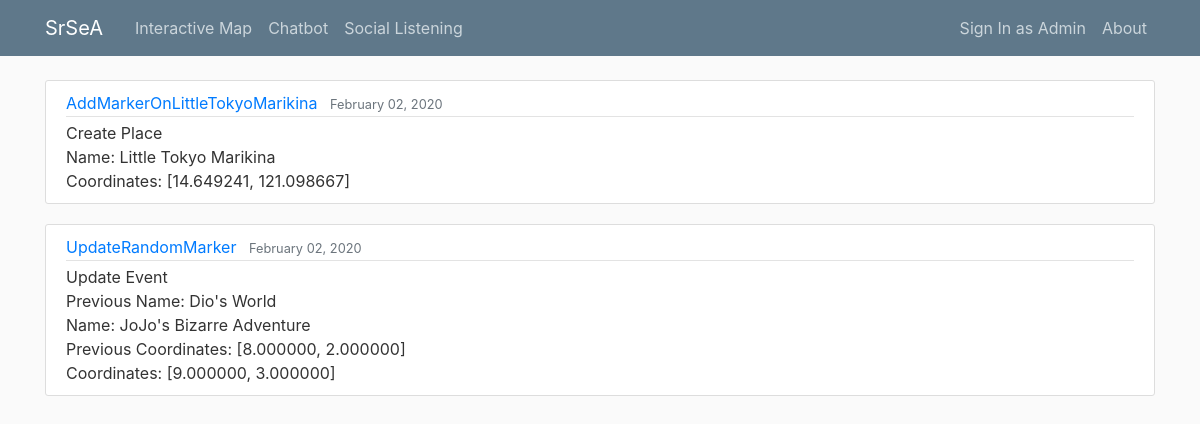
The page /imap/ on the database its author committed.
### interactive_map/models.py (models this page shows, shortened)
class Suggestion(models.Model):
	class EventPlace(models.IntegerChoices):
		EVENT = 1
		PLACE = 2
	class Action(models.IntegerChoices):
		CREATE = 1
		UPDATE = 2
		DELETE = 3
	desc = models.CharField(max_length=100, unique=True)
	stype = models.IntegerField(choices=EventPlace.choices)
	prev_name = models.CharField(max_length=100, default=None, blank=True)
	name = models.CharField(max_length=100)
	prev_longitude = models.DecimalField(default=0, decimal_places=6, max_digits=9)
	prev_latitude = models.DecimalField(default=0, decimal_places=6, max_digits=8)
	longitude = models.DecimalField(default=0, decimal_places=6, max_digits=9)
	latitude = models.DecimalField(default=0, decimal_places=6, max_digits=8)
	cud = models.IntegerField(choices=Action.choices)
	date_posted = models.DateTimeField(default=timezone.now)

### interactive_map/views.py (the view)
# urls.py: path('imap/', interactive_map_views.index, name='imap-index'),
def index(request):
	context = {
		'title': 'Interactive Map',
		'suggestions': Suggestion.objects.all()
	}
	return render(request, 'interactive_map/index.html', context)

### interactive_map/templates/interactive_map/index.html
{% extends "main/base.html" %}
{% block content %}
	{% for suggestion in suggestions %}
		<article class="media content-section">
		  <div class="media-body">
		    <div class="article-metadata">
		      <a class="mr-2" href="#">{{ suggestion.desc }}</a>
		      <small class="text-muted">{{ suggestion.date_posted|date:"F d, Y" }}</small>
		    </div>
		    {% if suggestion.cud == 1 %}
		    		Create
	    	{% elif suggestion.cud == 2 %}
	    		Update
	    	{% else %}
	    		Delete
	    	{% endif %}
	    	{% if suggestion.stype == 1 %}
	    		Event
	    	{% else %}
	    		Place
	    	{% endif %} <br>
		    {% if suggestion.cud == 2 %}
		    	Previous Name: {{ suggestion.prev_name }} <br>
		    {% endif %}
		    Name: {{ suggestion.name }} <br>
		    {% if suggestion.cud == 2 %}
	    		Previous Coordinates: [{{ suggestion.prev_latitude }}, {{ suggestion.prev_longitude }}] <br>
	    	{% endif %}
		    Coordinates: [{{ suggestion.latitude }}, {{ suggestion.longitude }}]
		  </div>
		</article>
	{% endfor %}
{% endblock content %}

### main/templates/main/base.html (shortened to what this page needs)
{% load static %}
<!DOCTYPE html>
<html>
<head>
    <link rel="stylesheet" href="https://stackpath.bootstrapcdn.com/bootstrap/4.4.1/css/bootstrap.min.css">
    <link rel="stylesheet" type="text/css" href="{% static 'main/main.css'%}">
</head>
<body>
	<header class="site-header">
	  <nav class="navbar navbar-expand-md navbar-dark bg-steel fixed-top">
	    <div class="container">
	      <a class="navbar-brand mr-4" href="{% url 'main-index' %}">SrSeA</a>
	      <div class="collapse navbar-collapse" id="navbarToggle">
	        <div class="navbar-nav mr-auto">
	          <a class="nav-item nav-link" href="{% url 'imap-index' %}">Interactive Map</a>
	          <a class="nav-item nav-link" href="{% url 'chatbot-index' %}">Chatbot</a>
	          <a class="nav-item nav-link" href="#">Social Listening</a>
	        </div>
	        <div class="navbar-nav">
	          	<a class="nav-item nav-link" href="#">Sign In as Admin</a>
	          	<a class="nav-item nav-link" href="#">About</a>
	        </div>
	      </div>
	    </div>
	  </nav>
	</header>
	<main role="main" class="container">
	      {% block content %}{% endblock %}
	</main>
</body>
</html>

### main/static/main/main.css (style rules this page uses)
body { background: #fafafa; color: #333333; margin-top: 5rem; }
.bg-steel { background-color: #5f788a; }
.site-header .navbar-nav .nav-link { color: #cbd5db; }
.content-section { background: #ffffff; padding: 10px 20px; border: 1px solid #dddddd; border-radius: 3px; margin-bottom: 20px; }
.article-metadata { padding-bottom: 1px; margin-bottom: 4px; border-bottom: 1px solid #e3e3e3 }

### rows shown on the page
Suggestion: desc "AddMarkerOnLittleTokyoMarikina", date_posted "February 02, 2020", cud "Create", stype "Place", name "Little Tokyo Marikina", latitude "14.649241", longitude "121.098667"
Suggestion: desc "UpdateRandomMarker", date_posted "February 02, 2020", cud "Update", stype "Event", prev_name "Dio's World", name "JoJo's Bizarre Adventure", prev_latitude "8.000000", prev_longitude "2.000000", latitude "9.000000", longitude "3.000000"
